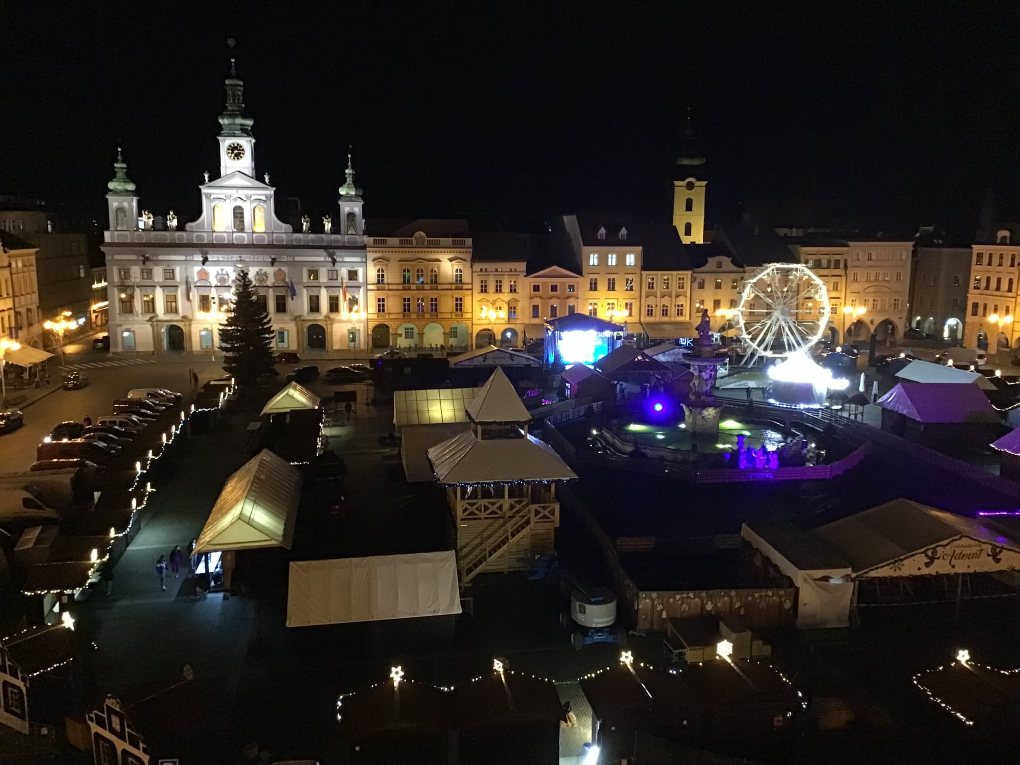
%> input picture MAIDS/cb_market.jpeg, 2040 x 1530 px (shown at 1/2 size)
$ octave kod13_svd_komprese_obrazku.m   (GNU Octave 9; MATLAB toolbox functions it lacks are replaced by stand-ins)
%> lines starting %> are read from the running program, lines starting %| are printed output that depends on the picture
%% Komprese obrazku pomoci singularniho rozkladu (SVD)
clear; close all; clc;

% =========================================================
% NACTENI A PREVOD OBRAZKU
% =========================================================
inImage = imread('cb_market.jpeg');
%> inImage is the input picture: size 1530x2040x3 uint8; mean R, G, B 45.8, 39.6, 35.5

% Prevod barevneho obrazu na odstiny sedi
if size(inImage,3) == 3
    inImage = rgb2gray(inImage);
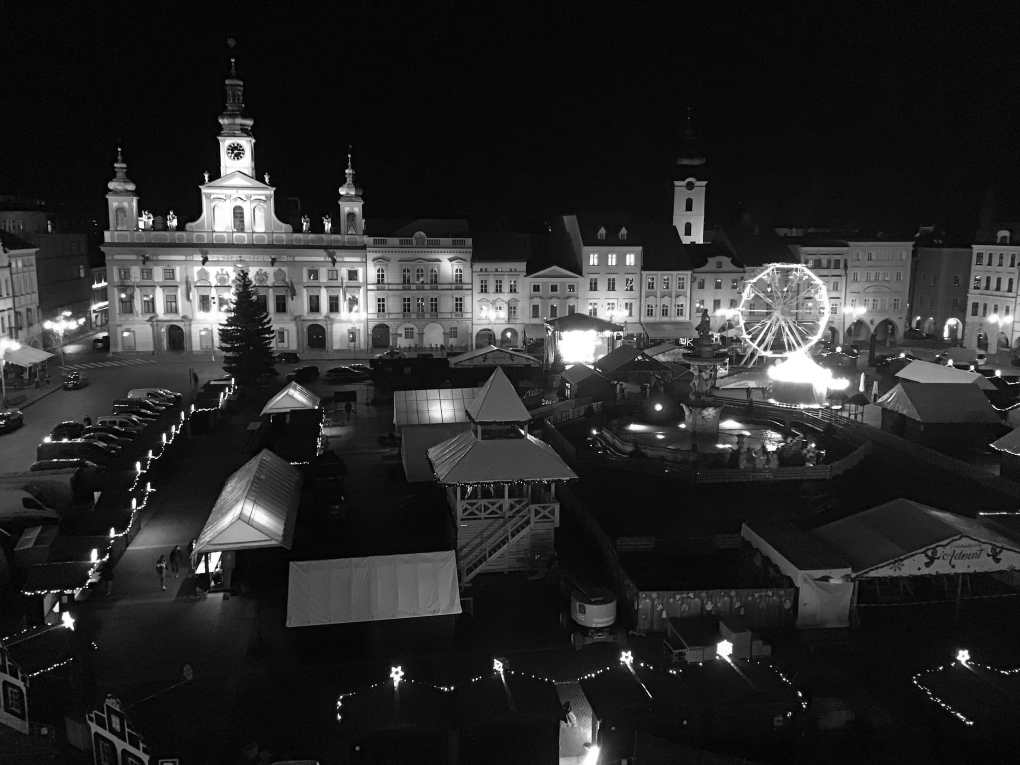
%> inImage: size 1530x2040 uint8 (shown at 1/2 size); min 0, max 255, mean 41
end

A = double(inImage);

[m,n] = size(A);
%> m = 1530; n = 2040
originalElements = m*n;
%> originalElements = 3121200

fprintf('Rozmer obrazku: %d x %d\n',m,n);
%| Rozmer obrazku: 1530 x 2040
fprintf('Pocet pixelu: %d\n',originalElements);
%| Pocet pixelu: 3121200

% =========================================================
% SINGULARNI ROZKLAD
% =========================================================
fprintf('\nPocitam singularni rozklad...\n');

[U,S,V] = svd(A,'econ');

sigma = diag(S);
%> sigma = 1530 values, max 95925.6 at index 1, min 3.38 at index 1530, mean 592.4
r = length(sigma);
%> r = 1530

fprintf('Singularni rozklad dokoncen.\n');

% =========================================================
% TESTOVANE POCTY SINGULARNICH CISEL
% =========================================================
all_N = [5 20 80 320];
all_N = all_N(all_N <= r);
%> all_N = [5 20 80 320]

numN = length(all_N);
%> numN = 4

% =========================================================
% PRIPRAVA VYSLEDKU
% =========================================================
relativeError = zeros(numN,1);
storedElements = zeros(numN,1);
compressionRatio = zeros(numN,1);
memorySaving = zeros(numN,1);

% Celkova Frobeniova norma matice
normA = norm(sigma);
%> normA = 116822

% =========================================================
% GRAFICKE OKNO
% =========================================================
figure('Color','w','Position',[100 100 1500 850]);

tl = tiledlayout(2,3,...
    'TileSpacing','compact',...
    'Padding','compact');

% =========================================================
% REKONSTRUKCE OBRAZKU
% =========================================================
for i = 1:numN

    N = all_N(i);

    fprintf('Rekonstruuji obrazek pro N = %d...\n',N);

    % Redukovany singularni rozklad
    Ured = U(:,1:N);
    Sred = S(1:N,1:N);
    Vred = V(:,1:N);

    % Rekonstrukce obrazku
    D = Ured*Sred*Vred';

    % Relativni chyba vypoctena ze singularnich cisel
    relativeError(i) = ...
        sqrt(sum(sigma(N+1:end).^2))/normA;

    % Pocet ulozenych prvku redukovaneho rozkladu
    storedElements(i) = N*(m+n+1);

    % Kompresni pomer a uspora pameti
    compressionRatio(i) = originalElements/storedElements(i);

    memorySaving(i) = ...
        100*(1-storedElements(i)/originalElements);

    % Zobrazeni rekonstruovaneho obrazku
    nexttile(i);
    imshow(uint8(D));

    title(sprintf('%d singularnich cisel',N));

end
%> this loop made 4 passes
%> pass 1, `imshow(uint8(D));`:
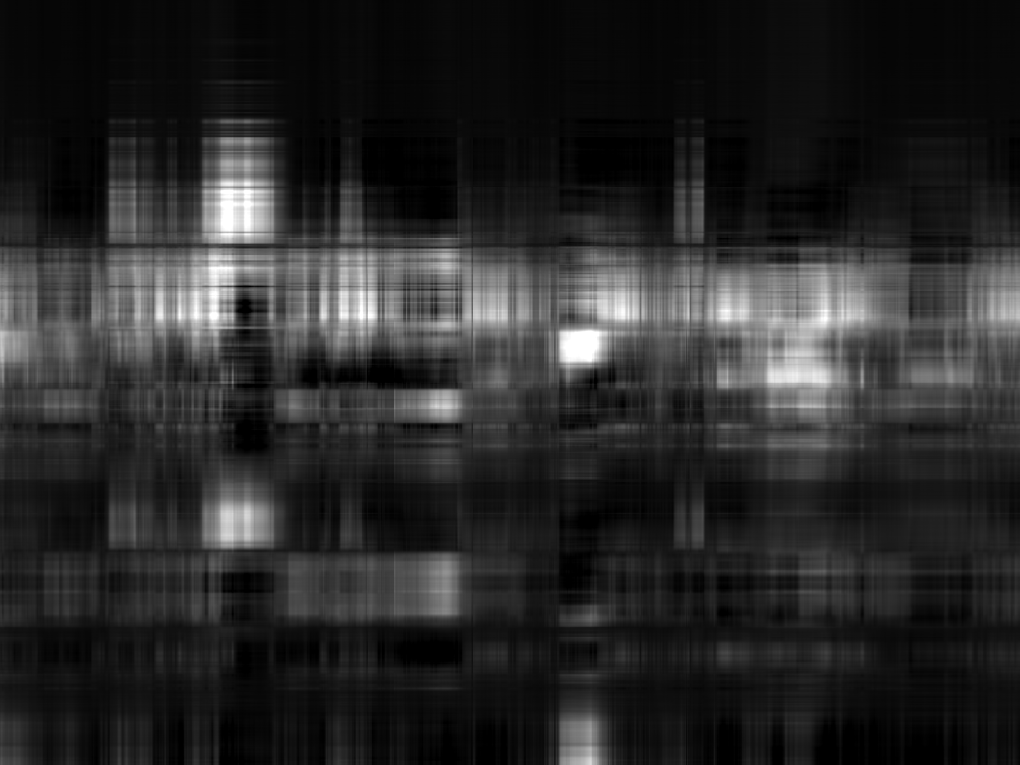
%> displayed picture: size 1530x2040, on the screen's scale of 0 to 255 (shown at 1/2 size); min 0, max 255, mean 40.8
%> pass 2, `imshow(uint8(D));`:
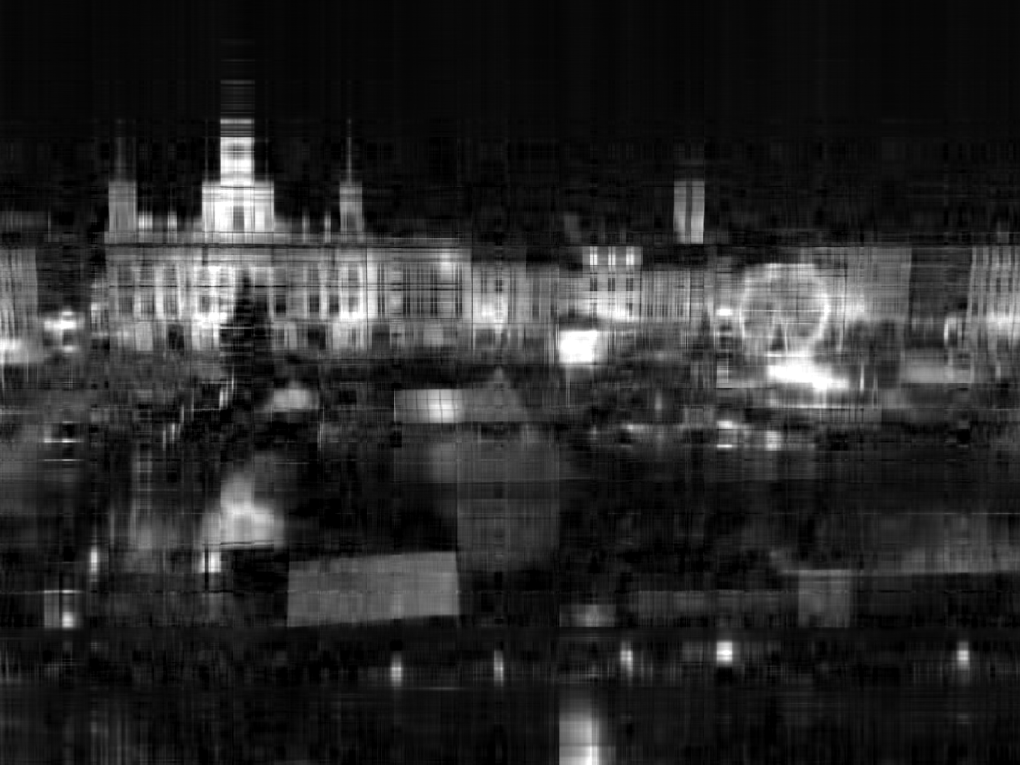
%> displayed picture: size 1530x2040, on the screen's scale of 0 to 255 (shown at 1/2 size); min 0, max 255, mean 41; mean of the top-left, top-right, bottom-left and bottom-right quarters 50.3, 46.3, 35.7, 31.6
%> after the loop, compressionRatio = [174.8; 43.7; 10.93; 2.73]; memorySaving = [99.43; 97.71; 90.85; 63.39]; relativeError = [0.418; 0.28; 0.158; 0.0518]; storedElements = [17855; 71420; 285680; 1142720]

% =========================================================
% GRAF RELATIVNI CHYBY
% =========================================================
ax1 = nexttile(5);
hold(ax1,'on');

semilogx(ax1,all_N,relativeError,'-o',...
    'LineWidth',1.8,...
    'MarkerSize',7);

% Popisky hodnot relativni chyby
for i = 1:numN

    text(ax1,all_N(i)*1.08,relativeError(i),...
        sprintf('%.3f',relativeError(i)),...
        'FontSize',10,...
        'VerticalAlignment','bottom',...
        'HorizontalAlignment','left');

end

grid(ax1,'on');
axis(ax1,'tight');

xlabel(ax1,'Pocet singularnich cisel');
ylabel(ax1,'Relativni chyba');
title(ax1,'Chyba aproximace');

% =========================================================
% GRAF POCTU ULOZENYCH PRVKU
% =========================================================
ax2 = nexttile(6);
hold(ax2,'on');

plot(ax2,all_N,storedElements/1e6,'-o',...
    'LineWidth',1.8,...
    'MarkerSize',7);

% Pocet prvku puvodniho obrazku
originalMillions = originalElements/1e6;
%> originalMillions = 3.12

yline(ax2,originalMillions,'--r',...
    'LineWidth',1.5);

% Popisek puvodniho obrazku
text(ax2,8,originalMillions+0.04,...
    'Puvodni obraz',...
    'Color','r',...
    'FontSize',10,...
    'FontWeight','bold',...
    'VerticalAlignment','bottom');

% Nastaveni rozsahu os
xlim(ax2,[0 340]);
ylim(ax2,[0 originalMillions*1.08]);

grid(ax2,'on');

xlabel(ax2,'Pocet singularnich cisel');
ylabel(ax2,'Pocet ulozenych prvku (miliony)');
title(ax2,'Velikost redukovaneho rozkladu');
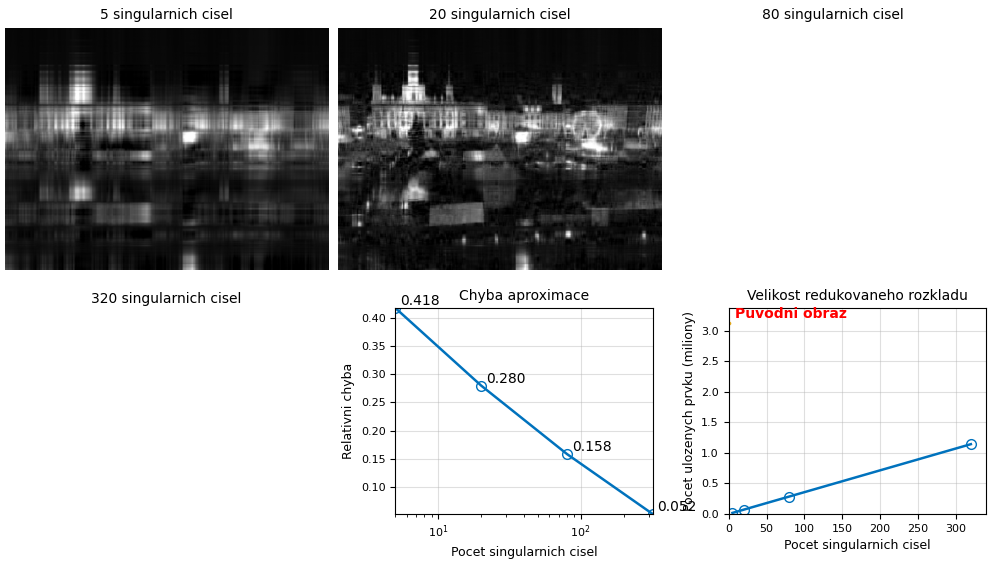
%> figure redrawn from the program's plot data, 6 panels

% =========================================================
% VYPIS VYSLEDKU
% =========================================================
fprintf('\nVYSLEDKY KOMPRESE OBRAZKU\n');
fprintf('================================================================\n');
fprintf('   N     Rel. chyba   Ulozene prvky   Komprese    Uspora pameti\n');
fprintf('----------------------------------------------------------------\n');

for i = 1:numN

    fprintf('%4d     %8.5f      %10d      %6.2f : 1      %7.2f %%\n',...
        all_N(i),...
        relativeError(i),...
        storedElements(i),...
        compressionRatio(i),...
        memorySaving(i));

end

fprintf('================================================================\n');
fprintf('Pocet prvku puvodniho obrazku: %d\n',originalElements);
%| Pocet prvku puvodniho obrazku: 3121200

% =========================================================
% EXPORT GRAFU
% =========================================================
fprintf('\nUkladam obrazek...\n');

drawnow;
print(gcf,'svd_komprese_obrazku.png','-dpng','-r300');

fprintf('Obrazek ulozen.\n');
fprintf('Program dokoncen.\n');
